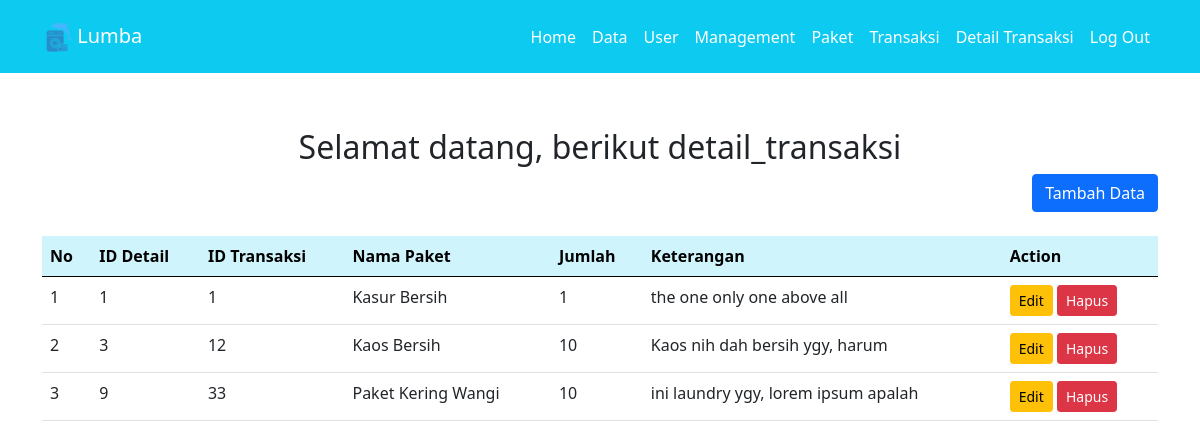
The app's page /admin/detailtransaksi.php (signed in) with its own data.
### tables this page shows
CREATE TABLE `detail_transaksi` (
  `id_detail` int NOT NULL,
  `transaksi_id` int DEFAULT NULL,
  `paket_id` int DEFAULT NULL,
  `qty` double DEFAULT NULL,
  `keterangan` text
);

CREATE TABLE `paket` (
  `id_paket` int NOT NULL,
  `jenis_paket` enum('kiloan','selimut','bedcover','kaos','lain') DEFAULT NULL,
  `nama_paket` varchar(100) DEFAULT NULL,
  `harga` int DEFAULT NULL,
  `outlet_id` int DEFAULT NULL
);

### admin/detailtransaksi.php (the view, shortened to what this page needs)
<?php
include 'koneksi.php';
include 'nav.php';
?>
<div class="container mt-5 content-container">
    <h2 class="text-center">Selamat datang, berikut detail_transaksi</h2>
    <div class="d-flex justify-content-end mb-3">
        <button type="button" class="btn btn-primary" data-bs-toggle="modal" data-bs-target="#tambahDataModal">
            Tambah Data
        </button>
    </div>
    <table class="table mt-4">
    <thead class="table-info">
    <tr>
        <th scope="col">No</th>
        <th scope="col">ID Detail</th>
        <th scope="col">ID Transaksi</th>
        <th scope="col">Nama Paket</th>
        <th scope="col">Jumlah</th>
        <th scope="col">Keterangan</th>
        <th scope="col">Action</th>
    </tr>
</thead>
<tbody>
    <?php
    $no = 1;
    $hasil = $koneksi->query("SELECT detail_transaksi.*, paket.nama_paket
    FROM detail_transaksi
    JOIN paket ON detail_transaksi.paket_id = paket.id_paket");
    while ($row = $hasil->fetch_assoc()) {
    ?>
        <tr>
            <td><?= $no++; ?></td>
            <td><?= $row['id_detail']; ?></td>
            <td><?= $row['transaksi_id']; ?></td>
            <td><?= $row['nama_paket']; ?></td>
            <td><?= $row['qty']; ?></td>
            <td><?= $row['keterangan']; ?></td>
            <td>
                        <button type="button" class="btn btn-warning btn-sm" data-bs-toggle="modal"
                            data-bs-target="#editModal<?= $row['id_detail']; ?>">
                            Edit
                        </button>
                    <button type="button" class="btn btn-danger btn-sm" data-bs-toggle="modal"
                        data-bs-target="#hapusModal<?= $row['id_detail']; ?>">
                        Hapus
                    </button>
                </td>
            </tr>
        <?php
        }
        ?>
    </tbody>
</table>
  </div>
</body>

### admin/nav.php (style rules this page uses)
.content-container { padding-top: 80px; }

### records on screen
detail_transaksi: id_detail "1", transaksi "1", paket.nama_paket "Kasur Bersih", qty "1", keterangan "the one only one above all"
detail_transaksi: id_detail "3", transaksi "12", paket.nama_paket "Kaos Bersih", qty "10", keterangan "Kaos nih dah bersih ygy, harum"
detail_transaksi: id_detail "9", transaksi "33", paket.nama_paket "Paket Kering Wangi", qty "10", keterangan "ini laundry ygy, lorem ipsum apalah"
